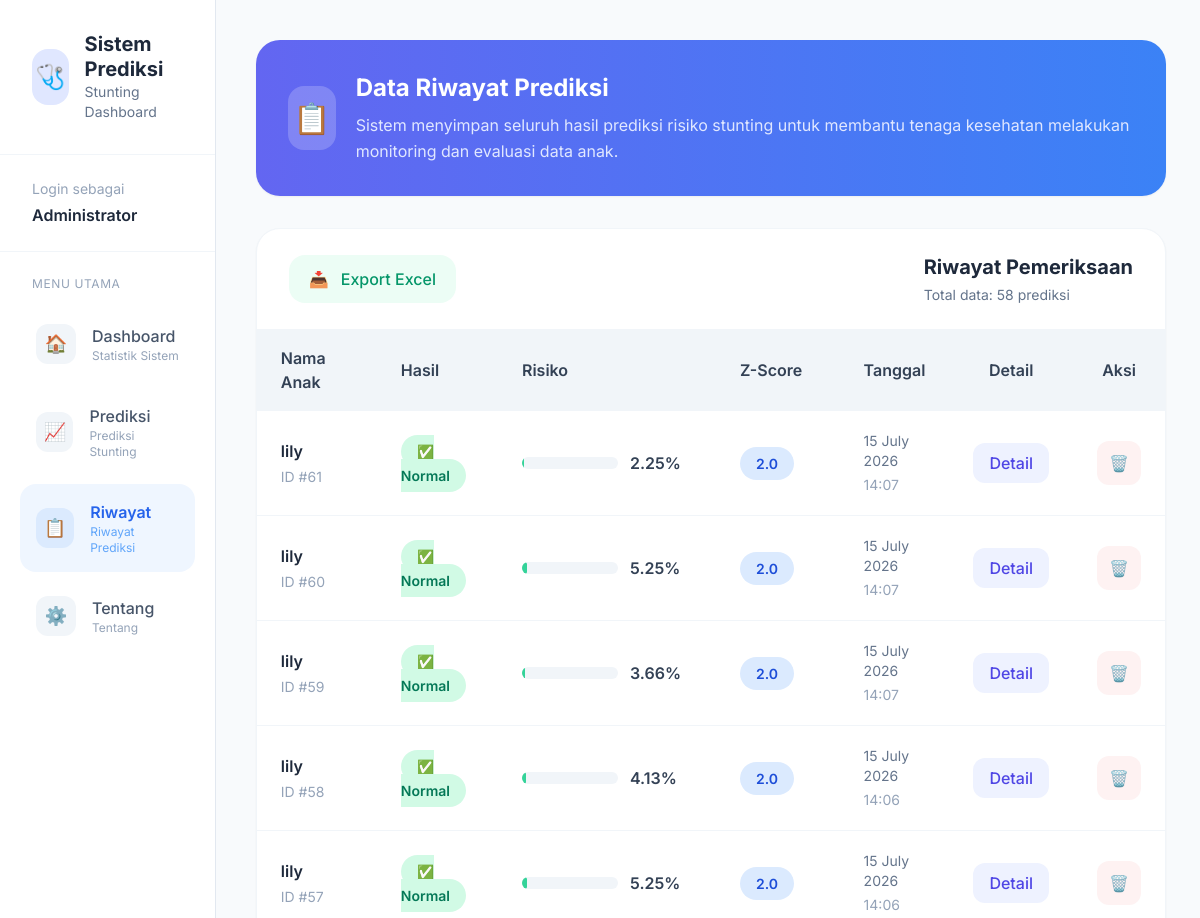
Page /history (signed in, upper part) on the earlier database version.
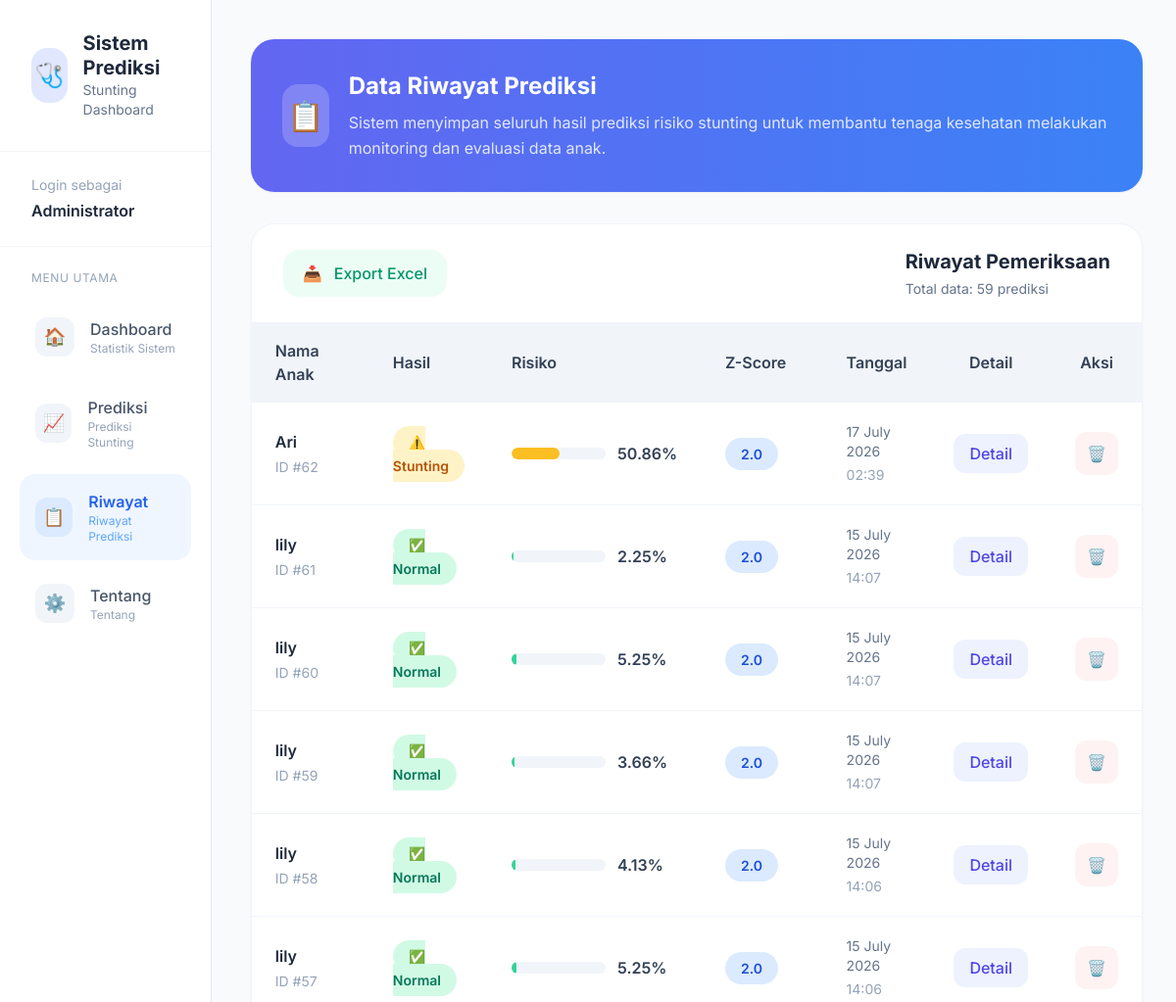
Same page on the later database version.
### app/models/prediction_model.py (models this page shows)
class Prediction(db.Model):
    __tablename__ = 'predictions'
    id = db.Column(db.Integer, primary_key=True)
    user_id = db.Column(db.Integer, db.ForeignKey('users.id'))
    nama_anak = db.Column(db.String(150))
    jenis_kelamin = db.Column(db.Integer)
    bb_lahir = db.Column(db.Float)
    umur = db.Column(db.Float)
    berat_badan = db.Column(db.Float)
    tinggi_badan = db.Column(db.Float)
    lila = db.Column(db.Float)
    tb_ibu = db.Column(db.Float)
    prediction = db.Column(db.String(50))
    probability = db.Column(db.Float)
    created_at = db.Column(
        db.DateTime,
        default=datetime.utcnow
    )
    def z_score(self):
        median_tb = 49 + (self.umur * 1.5)
        sd = 3.5
        score = (self.tinggi_badan - median_tb) / sd
        return round(score, 2)

### app/routers/main_routes.py (the view)
@main_bp.route('/history')
@login_required
def history():
    histories = Prediction.query.filter_by(user_id=session['user_id']).order_by(Prediction.created_at.desc()).all()
    return render_template('history.html', histories=histories, fullname=session.get('fullname'))

### app/utils/auth_helper.py (called while the page is built)
def login_required(f):
    @wraps(f)
    def decorated_function(*args, **kwargs):
        if "user_id" not in session:
            return redirect(url_for("auth.login"))
        return f(*args, **kwargs)
    return decorated_function

### app/templates/history.html (shortened to what the changed rows need)
{% extends "base.html" %}
{% block content %}
<div class="min-h-screen bg-slate-50 flex">
    <aside class="w-72 bg-white border-r border-slate-200 min-h-screen sticky top-0 hidden lg:flex flex-col">
        <div class="px-8 py-8 border-b border-slate-100">
            <div class="flex items-center gap-4">
                <div>
                    <h1 class="text-xl font-bold text-slate-800 leading-tight">
                        Sistem Prediksi
                    </h1>
                </div>
            </div>
        </div>
    </aside>
    <main class="flex-1">
        <div class="p-6 lg:p-10">
            <div class="mb-8">
                <div class="bg-gradient-to-r from-indigo-500 to-blue-500 rounded-3xl p-8 text-white shadow-sm">
                    <div class="flex items-center gap-5">
                        <div>
                            <h2 class="text-2xl font-bold">
                                Data Riwayat Prediksi
                            </h2>
                        </div>
                    </div>
                </div>
            </div>
            <div class="bg-white animate-[fadeIn_.25s_ease] rounded-3xl shadow-sm border border-slate-100 overflow-hidden">
                <div class="px-8 py-6 border-b border-slate-100 flex items-center justify-between">
                    <div>
                        <h3 class="text-xl font-bold text-slate-800">
                            Riwayat Pemeriksaan
                        </h3>
                        <p class="text-slate-500 text-sm mt-1">
                            Total data: {{ histories|length }} prediksi
                        </p>
                    </div>
                </div>
                <div class="overflow-x-auto">
                    <table class="w-full min-w-[900px]">
                        <thead class="bg-slate-100 text-slate-700">
                            <tr>
                                <th class="text-left px-6 py-4 font-semibold">
                                    Nama Anak
                                </th>
                                <th class="text-left px-6 py-4 font-semibold">
                                    Hasil
                                </th>
                                <th class="text-left px-6 py-4 font-semibold">
                                    Risiko
                                </th>
                                <th class="text-left px-6 py-4 font-semibold">
                                    Z-Score
                                </th>
                                <th class="text-left px-6 py-4 font-semibold">
                                    Tanggal
                                </th>
                                <th class="text-center px-6 py-4 font-semibold">
                                    Detail
                                </th>
                                <th class="text-center px-6 py-4 font-semibold">
                                    Aksi
                                </th>
                            </tr>
                        </thead>
                        <tbody>
                            {% if histories %}
                                {% for item in histories %}
                                <tr class="border-t border-slate-100 hover:bg-slate-50 transition">
                                    <td class="px-6 py-5">
                                        <div>
                                            <p class="font-semibold text-slate-800">
                                                {{ item.nama_anak }}
                                            </p>
                                            <p class="text-sm text-slate-400 mt-1">
                                                ID #{{ item.id }}
                                            </p>
                                        </div>
                                    </td>
                                    <td class="px-6 py-5">
                                        {% if item.prediction == 'Stunting' %}
                                        <span class="px-4 py-2 rounded-full bg-amber-100 text-amber-700 text-sm font-semibold">
                                            ⚠️ Stunting
                                        </span>
                                        {% else %}
                                        <span class="px-4 py-2 rounded-full bg-emerald-100 text-emerald-700 text-sm font-semibold">
                                            ✅ Normal
                                        </span>
                                        {% endif %}
                                    </td>
                                    <td class="px-6 py-5">
                                        <div class="flex items-center gap-3">
                                            <div class="w-24 bg-slate-100 rounded-full h-3 overflow-hidden">
                                                <div
                                                    class="
                                                        h-3 rounded-full
                                                        {% if item.prediction == 'Stunting' %}
                                                            bg-amber-400
                                                        {% else %}
                                                            bg-emerald-400
                                                        {% endif %}
                                                    "
                                                    style="width: {{ item.probability }}%"
                                                ></div>
                                            </div>
                                            <span class="font-semibold text-slate-700">
                                                {{ item.probability }}%
                                            </span>
                                        </div>
                                    </td>
                                    <td class="px-6 py-5">
                                        <span class="
                                            px-4 py-2 rounded-full text-sm font-semibold
                                            {% if item.z_score() < -2 %}
                                                bg-amber-100 text-amber-700
                                            {% else %}
                                                bg-blue-100 text-blue-700
                                            {% endif %}
                                        ">
                                            {{ item.z_score() }}
                                        </span>
                                    </td>
                                    <td class="px-6 py-5 text-slate-500 text-sm">
                                        <div>
                                            {{ item.created_at.strftime('%d %B %Y') }}
                                        </div>
                                        <div class="mt-1 text-slate-400">
                                            {{ item.created_at.strftime('%H:%M') }}
                                        </div>
                                    </td>
                                    <td class="px-6 py-5 text-center">
                                        <button
                                            onclick="openDetail(
                                                '{{ item.nama_anak }}',
                                                '{{ item.jenis_kelamin }}',
                                                '{{ item.bb_lahir }}',
                                                '{{ item.umur }}',
                                                '{{ item.berat_badan }}',
                                                '{{ item.tinggi_badan }}',
                                                '{{ item.tb_ibu }}',
                                                '{{ item.prediction }}',
                                                '{{ item.probability }}',
                                                '{{ item.z_score() }}'
                                            )"
                                            class="px-4 py-2 rounded-xl bg-indigo-50 hover:bg-indigo-100 text-indigo-600 transition font-medium"
                                        >
                                            Detail
                                        </button>
                                    </td>
                                    <td class="px-6 py-5 text-center">
                                        <button
                                            onclick="deleteHistory({{ item.id }})"
                                            class="w-11 h-11 rounded-xl bg-red-50 hover:bg-red-100 text-red-600 transition flex items-center justify-center"
                                        >
                                            🗑️
                                        </button>
                                    </td>
                                </tr>
                                {% endfor %}
                            {% endif %}
                        </tbody>
                    </table>
                </div>
            </div>
        </div>
    </main>
</div>
{% endblock %}

Differences in the rows shown:
added Prediction: nama_anak "Ari", id "62", prediction "⚠️ Stunting", probability "50.86", z_score "2.0", created_at "17 July 2026", created_at "02:39"
Other differences:
{{ histories|length }}: "58" → "59"
